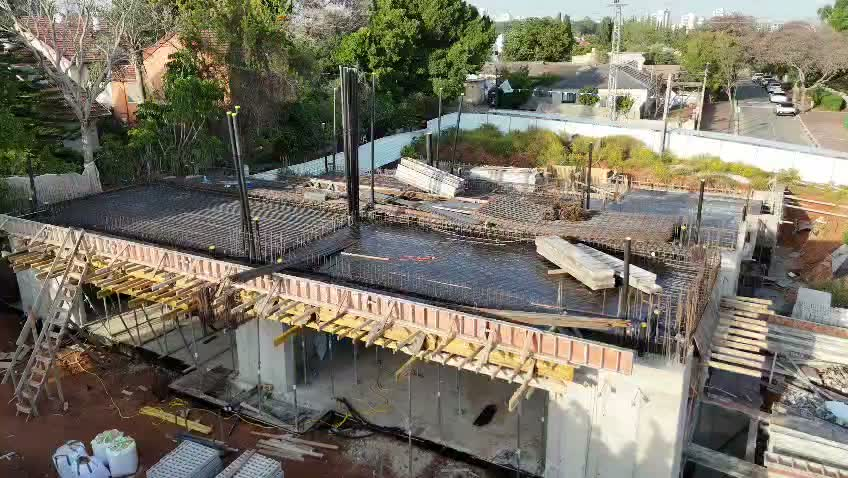
#> input picture _frames/f1_05.jpg, 848 x 478 px, given in place of logo_h_white.png, which was not available
$ python team_reel.py ../../../_frames/f1_05.jpg
#> lines starting #> are read from the running program, lines starting #| are printed output that depends on the picture; pictures that were not available may be replaced by others from this repository, and a replacement may not be noted
"""Kurkoos Group 9:16 reel: "מה בוחרים קודם? את הצוות." Blueprint sheet look, real site footage, Almoni type, cuts on a 120 BPM grid.
python3 team.py [--preview] -> out/team.mp4 (silent); music is added by mux.sh
"""
import os, sys, subprocess, cv2, numpy as np
from PIL import Image, ImageDraw, ImageFont, ImageFilter, ImageEnhance

HERE = os.path.dirname(os.path.abspath(__file__))
PUB = '/home/user/kurkoos-group/public/'
FONTS = '/home/user/kurkoos-group/video/fonts/'
UP = '/tmp/claude-0/-home-user-kurkoos-group/b616de33-7a66-539b-90c4-315bd9ec44de/images/'
W, H, FPS = 1080, 1920, 30
NAVY, TEAL, MIST, PAPER, RED, WHITE = (7, 41, 58), (16, 85, 114), (143, 182, 200), (247, 248, 250), (169, 11, 12), (255, 255, 255)
def F(w, s): return ImageFont.truetype(FONTS + f'Almoni-{w}.ttf', s)
ease = lambda t: 1 - (1 - max(0, min(1, t))) ** 3
RTL = lambda s: 'rtl' if any('֐' <= c <= '׿' for c in s) else None

# ---------- the sheet: navy, a fine blueprint grid, crop marks, the logo ----------
def sheet():
    im = Image.new('RGBA', (W, H), NAVY + (255,)); d = ImageDraw.Draw(im)
#> after `im = Image.new('RGBA', (W, H), NAVY + (255,))`:
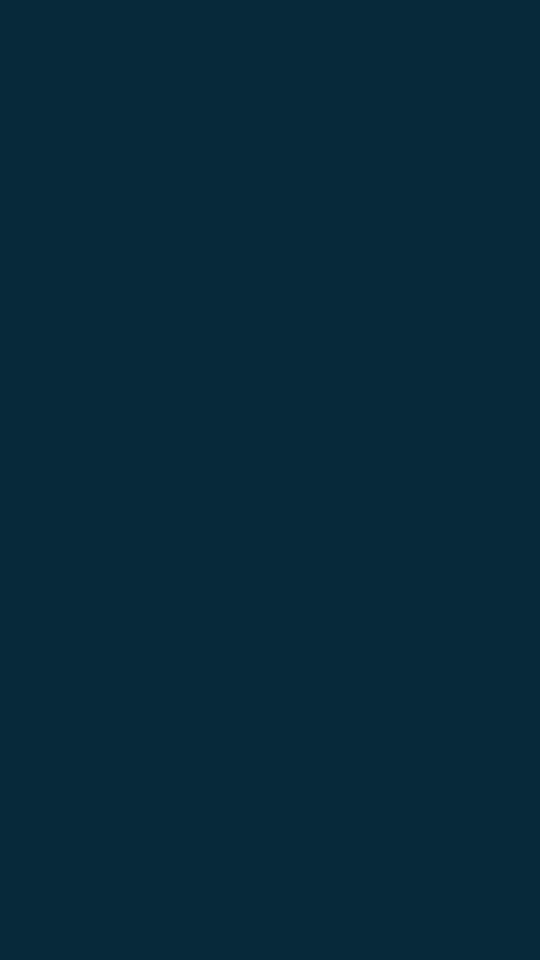
#> im: PIL image 1080x1920 RGBA (shown at 1/2 size); mean R, G, B, A 7, 41, 58, 255
    for x in range(0, W, 60): d.line((x, 0, x, H), fill=(143, 182, 200, 18))
    for y in range(0, H, 60): d.line((0, y, W, y), fill=(143, 182, 200, 18))
    for (x, y, sx, sy) in ((40, 40, 1, 1), (W - 40, 40, -1, 1), (40, H - 40, 1, -1), (W - 40, H - 40, -1, -1)):
        d.line((x, y, x + 46 * sx, y), fill=MIST + (150,), width=3); d.line((x, y, x, y + 46 * sy), fill=MIST + (150,), width=3)
    return im
SHEET = sheet()
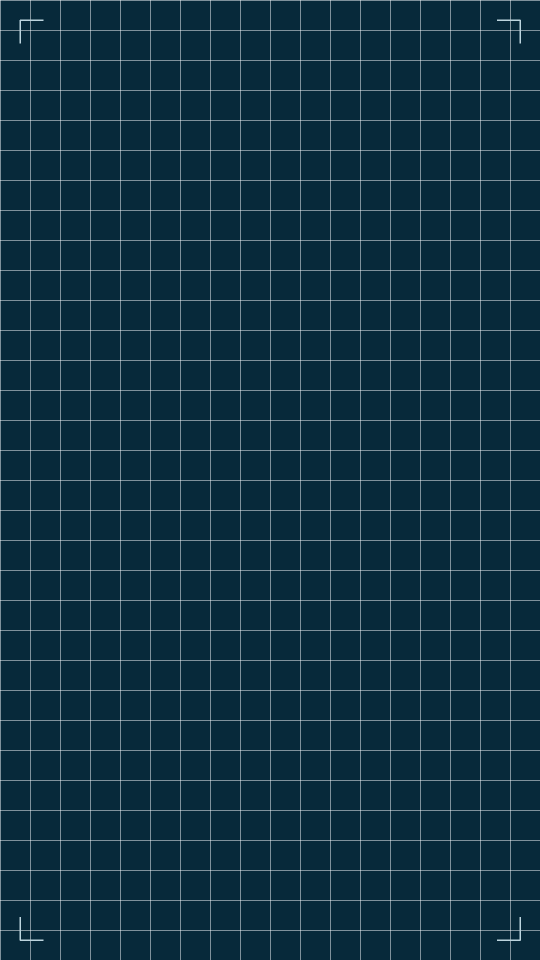
#> SHEET: PIL image 1080x1920 RGBA (shown at 1/2 size); mean R, G, B, A 11.6, 45.7, 62.8, 247.1; transparent parts drawn white
LOGO = Image.open(os.path.join(HERE, 'logo_h_white.png')).convert('RGBA'); LOGO.thumbnail((330, 90))
#> after `LOGO.thumbnail((330, 90))`:
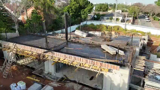
#> LOGO: PIL image 160x90 RGBA; mean R, G, B, A 120.9, 116.2, 101.8, 255
LOGO_BIG = Image.open(os.path.join(HERE, 'logo_white.png')).convert('RGBA'); LOGO_BIG.thumbnail((420, 420))
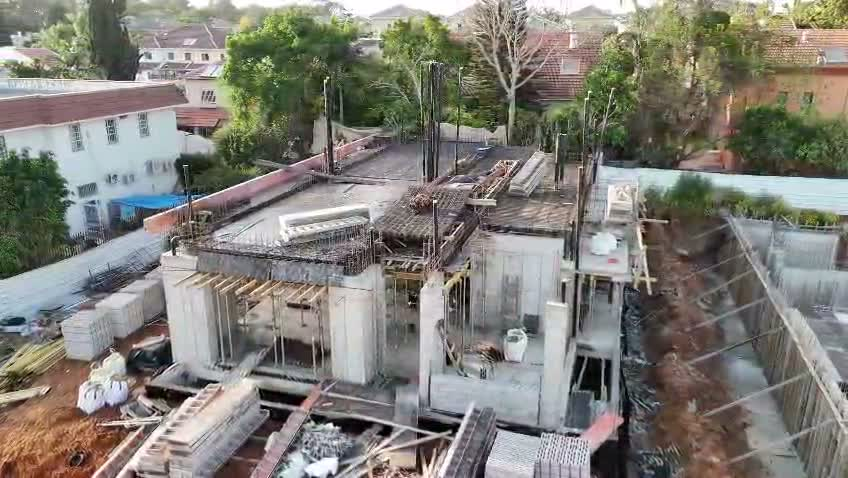
#> input picture _frames/f1_20.jpg, 848 x 478 px, given in place of logo_white.png, which was not available
#> after `LOGO_BIG.thumbnail((420, 420))`:
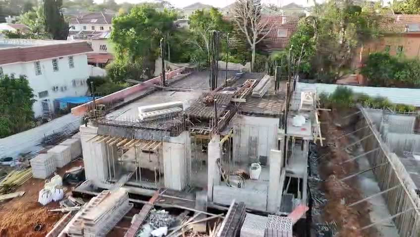
#> LOGO_BIG: PIL image 420x237 RGBA; mean R, G, B, A 128.8, 126.6, 119.1, 255
RAITA = Image.open(PUB + 'divisions/raita-logo.webp').convert('RGBA'); RAITA.thumbnail((300, 260))
#> after `RAITA.thumbnail((300, 260))`:
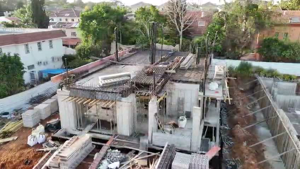
#> RAITA: PIL image 300x169 RGBA; mean R, G, B, A 128.8, 126.6, 119.1, 255
#> (the run stopped early here; a loop or call above may not have finished)
